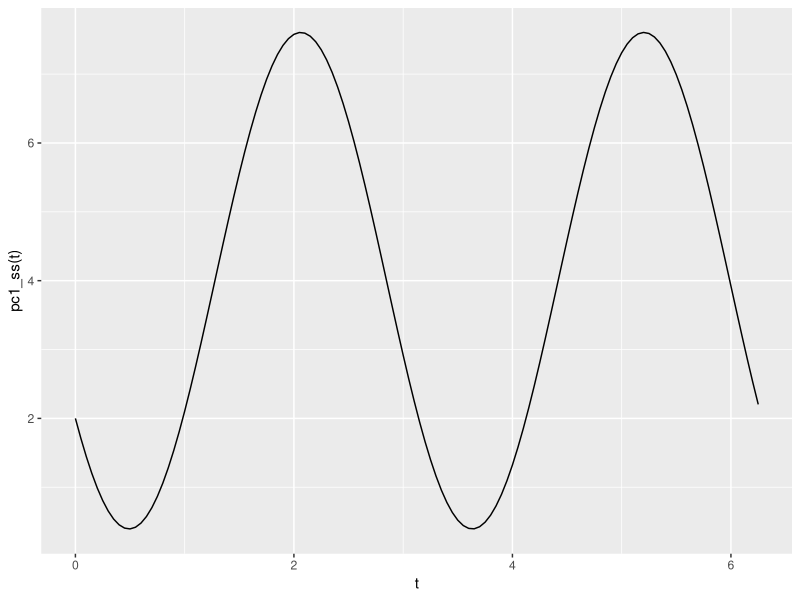

Write R code to recreate this figure.
## ---- chunk 1
library("ggplot2")
## ---- chunk 2
x <- rnorm(5)
y <- rnorm(5)
## ---- chunk 3
var(x)
## ---- chunk 4
cov(x,y)
## ---- chunk 5
x1 <- c(-1,0,1)
x2 <- c(1,1,-2)
df <- data.frame(x1=x1,x2=x2)
df
## ---- chunk 6
pc1_ss <- function(t) {
  alpha <- cos(t)
  beta <- sin(t)  
  ss <- 2*alpha^2+6*beta^2 -6*alpha*beta
  return(ss)
}
t <- seq(0, 2*pi,by=0.05)
qplot(t,pc1_ss(t), geom="line")
## ---- chunk 7
minus_ss <- function(t) {
  return(-pc1_ss(t))
}
result <- nlm(f=minus_ss, p=0)
result
## ---- chunk 8
t_opt <- result$estimate
alpha <- cos(t_opt)
beta <- sin(t_opt)
alpha
beta

## ---- chunk 9
df_pc <- prcomp(df)
## ---- chunk 10
pc <- df_pc$x
pc
## ---- chunk 11
weights <- df_pc$rotation
weights
